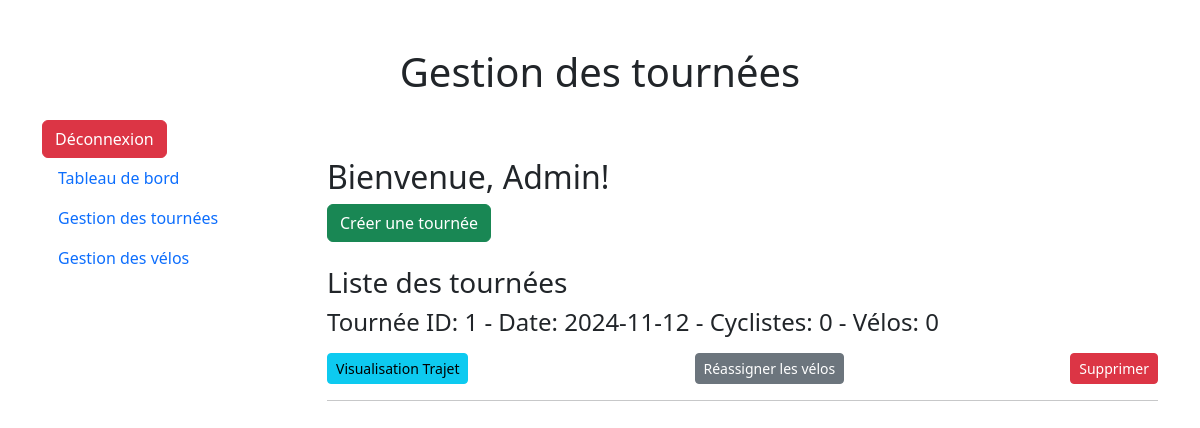
Page /gestionnaire_reseau/gestion_tournees.php (signed in) on the earlier database version.
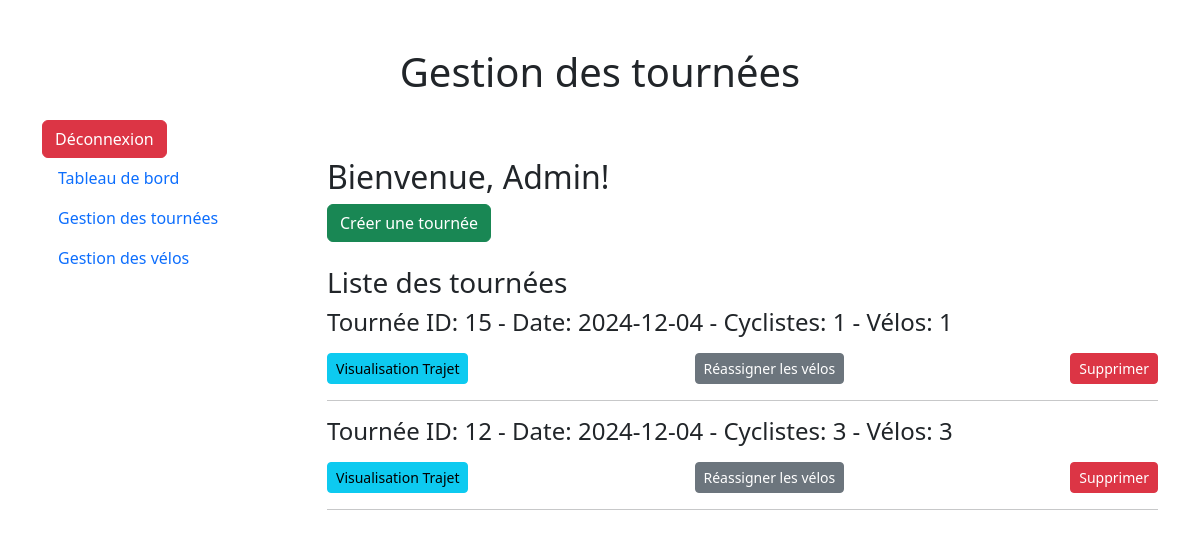
Same page on the later database version.
### tables this page shows
CREATE TABLE `tournees` (
  `id` int(11) NOT NULL,
  `date` date NOT NULL,
  `cycliste_id` int(11) DEFAULT NULL,
  `velo_id` int(11) DEFAULT NULL,
  `heure_debut` time DEFAULT NULL,
  `heure_fin` time DEFAULT NULL,
  `etat` enum('planifiee','en_cours','terminee','interrompue') NOT NULL DEFAULT 'planifiee'
);

### gestionnaire_reseau/gestion_tournees.php (the view, shortened to what this page needs)
<?php
$servername = "localhost";
$username_db = "root";
$password_db = "";
$dbname = "poubelle_verte";
$conn = new mysqli($servername, $username_db, $password_db, $dbname);
$sqlTournees = "SELECT t.id AS tournee_id, t.date, t.heure_debut, t.etat, COUNT(tc.cycliste_id) AS nombre_cyclistes,
                (SELECT COUNT(v.id) FROM tournees_cyclistes tc2 LEFT JOIN velos v ON tc2.velo_id = v.id WHERE tc2.tournee_id = t.id) AS nombre_velos
                FROM tournees t
                LEFT JOIN tournees_cyclistes tc ON t.id = tc.tournee_id
                GROUP BY t.id
                ORDER BY t.date DESC";
$resultTournees = $conn->query($sqlTournees);
?>
<!DOCTYPE html>
<html>
<head>
    <link rel="stylesheet" href="https://cdn.jsdelivr.net/npm/bootstrap@5.3.0/dist/css/bootstrap.min.css">
</head>
<body>
<div class="container mt-5">
    <h1 class="text-center mb-4">Gestion des tournées</h1>
    <a href="../logout.php" class="btn btn-danger logout-btn">Déconnexion</a>
    <div class="row">
        <div class="col-md-3">
            <ul class="nav flex-column">
                <li class="nav-item">
                    <a class="nav-link" href="gestionnaire_reseau.php">Tableau de bord</a>
                </li>
                <li class="nav-item">
                    <a class="nav-link active" href="gestion_tournees.php">Gestion des tournées</a>
                </li>
                <li class="nav-item">
                    <a class="nav-link" href="gestion_velos.php">Gestion des vélos</a>
                </li>
            </ul>
        </div>
        <div class="col-md-9">
            <h2>Bienvenue, <?php echo htmlspecialchars($_SESSION['prenom']); ?>!</h2>
            <form method="POST">
                <button type="submit" class="btn btn-success mb-4">Créer une tournée</button>
            </form>
            <h3>Liste des tournées</h3>
            <?php if ($resultTournees->num_rows > 0): ?>
                <?php while ($row = $resultTournees->fetch_assoc()): ?>
                    <div class='tournee'>
                        <h4>Tournée ID: <?php echo $row['tournee_id']; ?> - Date: <?php echo $row['date']; ?> - Cyclistes: <?php echo $row['nombre_cyclistes']; ?> - Vélos: <?php echo $row['nombre_velos']; ?></h4>
                        <div class='d-flex justify-content-between mt-3'>
                            <a href="trajet.php?tournee_id=<?php echo $row['tournee_id']; ?>" class="btn btn-info btn-sm">Visualisation Trajet</a>
                            <form method='POST' class='d-inline'>
                                <button type='submit' class='btn btn-secondary btn-sm' name='reassigner_velos'>Réassigner les vélos</button>
                            </form>
                            <form method='POST' class='d-inline'>
                                <button type='submit' class='btn btn-danger btn-sm' name='delete_tournee' onclick="return confirm('Êtes-vous sûr de vouloir supprimer cette tournée ?')">Supprimer</button>
                            </form>
                        </div>
                    </div>
                    <hr>
                <?php endwhile; ?>
            <?php else: ?>
                <p>Aucune tournée n'est disponible pour le moment.</p>
            <?php endif; ?>
        </div>
    </div>
</div>
</body>
</html>

Differences in the rows shown:
removed tournees: id "1", date "2024-11-12", nombre_cyclistes "0", nombre_velos "0"
added tournees: id "15", date "2024-12-04", nombre_cyclistes "1", nombre_velos "1"
added tournees: id "12", date "2024-12-04", nombre_cyclistes "3", nombre_velos "3"
